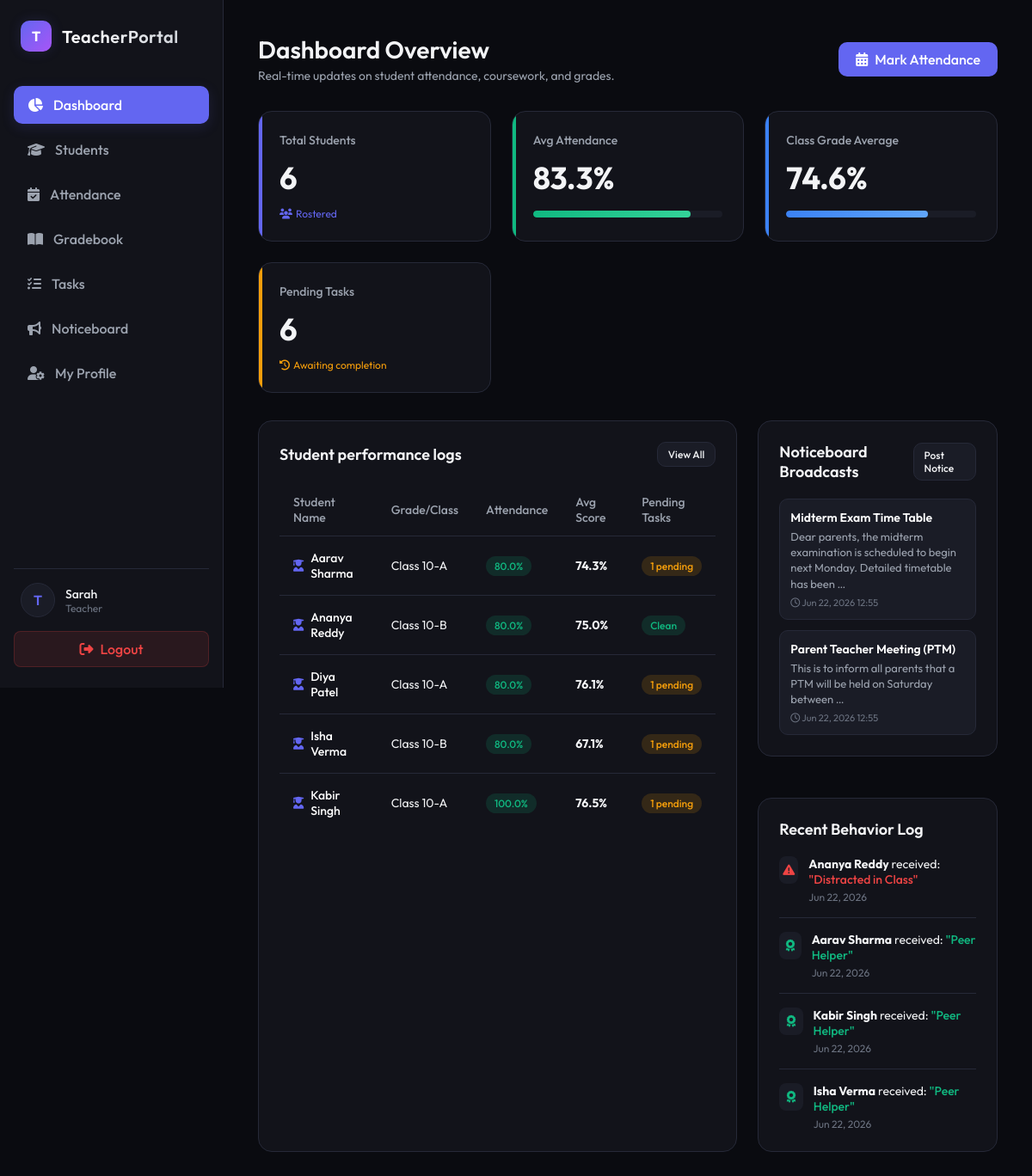
The page /dashboard/ (signed in) on the database its author committed.
### core/models.py (models this page shows, shortened)
class Student(models.Model):
    teacher = models.ForeignKey(User, on_delete=models.CASCADE, related_name='students')
    name = models.CharField(max_length=100)
    roll_number = models.CharField(max_length=20)
    grade = models.CharField(max_length=50, verbose_name="Class/Grade")
    email = models.EmailField(blank=True, null=True)
    guardian_name = models.CharField(max_length=100, blank=True, null=True)
    guardian_phone = models.CharField(max_length=20, blank=True, null=True)
    created_at = models.DateTimeField(auto_now_add=True)
    class Meta:
        ordering = ['name']
        unique_together = ('teacher', 'roll_number')

class Notice(models.Model):
    teacher = models.ForeignKey(User, on_delete=models.CASCADE, related_name='notices')
    title = models.CharField(max_length=200)
    content = models.TextField()
    created_at = models.DateTimeField(auto_now_add=True)
    class Meta:
        ordering = ['-created_at']

class BehaviorRemark(models.Model):
    TYPE_CHOICES = [
        ('POSITIVE', 'Positive Badge'),
        ('WARNING', 'Disciplinary Warning'),
    ]
    student = models.ForeignKey(Student, on_delete=models.CASCADE, related_name='behavior_remarks')
    type = models.CharField(max_length=15, choices=TYPE_CHOICES)
    title = models.CharField(max_length=100) # e.g. "Star Student", "Distracted in Class"
    description = models.TextField(blank=True, null=True)
    created_at = models.DateTimeField(auto_now_add=True)
    class Meta:
        ordering = ['-created_at']

### core/views.py (the view)
# urls.py: path('dashboard/', views.web_dashboard, name='dashboard'),
@login_required
def web_dashboard(request):
    teacher = request.user
    if request.user.is_superuser or request.user.is_staff:
        students = Student.objects.all()
        tasks = Task.objects.all()
        notices = Notice.objects.all()
        remarks = BehaviorRemark.objects.all()
    else:
        students = Student.objects.filter(teacher=teacher)
        tasks = Task.objects.filter(student__teacher=teacher)
        notices = Notice.objects.filter(teacher=teacher)
        remarks = BehaviorRemark.objects.filter(student__teacher=teacher)
    total_students = students.count()
    total_tasks = tasks.count()
    completed_tasks = tasks.filter(status='COMPLETED').count()
    pending_tasks = tasks.filter(status='PENDING').count()
    completion_rate = 0
    if total_tasks > 0:
        completion_rate = round((completed_tasks / total_tasks) * 100)
    student_stats = []
    total_att_sum = 0
    graded_count = 0
    total_grd_sum = 0
    for s in students:
        s_att_count = s.attendances.count()
        s_att_pct = 100.0
        if s_att_count > 0:
            s_present = s.attendances.filter(status__in=['PRESENT', 'LATE']).count()
            s_att_pct = (s_present / s_att_count) * 100.0
        total_att_sum += s_att_pct
        s_grades = s.grades.all()
        s_grd_pct = 0.0
        if s_grades.exists():
            s_grd_pct = sum(g.percentage for g in s_grades) / s_grades.count()
            total_grd_sum += s_grd_pct
            graded_count += 1
        student_stats.append({
            'student': s,
            'attendance': round(s_att_pct, 1),
            'grade': round(s_grd_pct, 1) if s_grades.exists() else None,
            'pending_tasks': s.tasks.filter(status='PENDING').count(),
            'total_tasks': s.tasks.count()
        })
    avg_attendance = round(total_att_sum / total_students, 1) if total_students > 0 else 100.0
    avg_grade = round(total_grd_sum / graded_count, 1) if graded_count > 0 else 0.0
    context = {
        'total_students': total_students,
        'total_tasks': total_tasks,
        'completed_tasks': completed_tasks,
        'pending_tasks': pending_tasks,
        'completion_rate': completion_rate,
        'avg_attendance': avg_attendance,
        'avg_grade': avg_grade,
        'student_stats': student_stats[:5],
        'recent_notices': notices[:3],
        'recent_remarks': remarks[:5],
        'active_tab': 'dashboard',
    }
    return render(request, 'core/dashboard.html', context)

### core/models.py (called while the page is built)
    @property
    def percentage(self):
        if self.max_marks > 0:
            return round((self.marks_obtained / self.max_marks) * 100, 1)
        return 0.0

### core/templates/core/dashboard.html (shortened to what this page needs)
{% extends 'core/base.html' %}
{% block content %}
<div class="header">
    <div class="header-title">
        <h1>Dashboard Overview</h1>
        <p>Real-time updates on student attendance, coursework, and grades.</p>
    </div>
    <div class="header-actions">
        <a href="{% url 'attendance' %}" class="btn btn-primary">
            <i class="fa-solid fa-calendar-days"></i> Mark Attendance
        </a>
    </div>
</div>
<section class="metrics-grid">
    <div class="metric-card">
        <span class="metric-label">Total Students</span>
        <span class="metric-value">{{ total_students }}</span>
        <span class="metric-trend" style="color: var(--primary)">
            <i class="fa-solid fa-users"></i> Rostered
        </span>
    </div>
    <div class="metric-card success" style="--success: #10b981; --success-glow: rgba(16, 185, 129, 0.15)">
        <span class="metric-label">Avg Attendance</span>
        <span class="metric-value">{{ avg_attendance }}%</span>
        <div style="background-color: var(--bg-tertiary); height: 8px; border-radius: 4px; overflow: hidden; margin-top: 4px;">
            <div style="width: {{ avg_attendance }}%; height: 100%; background: linear-gradient(to right, var(--success), #34d399); border-radius: 4px;"></div>
        </div>
    </div>
    <div class="metric-card" style="--primary: #3b82f6; --primary-glow: rgba(59, 130, 246, 0.15)">
        <span class="metric-label">Class Grade Average</span>
        <span class="metric-value">{{ avg_grade }}%</span>
        <div style="background-color: var(--bg-tertiary); height: 8px; border-radius: 4px; overflow: hidden; margin-top: 4px;">
            <div style="width: {{ avg_grade }}%; height: 100%; background: linear-gradient(to right, var(--primary), #60a5fa); border-radius: 4px;"></div>
        </div>
    </div>
    <div class="metric-card warning">
        <span class="metric-label">Pending Tasks</span>
        <span class="metric-value">{{ pending_tasks }}</span>
        <span class="metric-trend" style="color: var(--warning)">
            <i class="fa-solid fa-clock-rotate-left"></i> Awaiting completion
        </span>
    </div>
</section>
<div class="dashboard-layout">
    <div class="panel">
        <div class="panel-header">
            <h2 class="panel-title">Student performance logs</h2>
            <a href="{% url 'students' %}" class="btn btn-secondary" style="font-size: 12px; padding: 6px 12px;">
                View All
            </a>
        </div>
        <div class="table-container">
            <table>
                <thead>
                    <tr>
                        <th>Student Name</th>
                        <th>Grade/Class</th>
                        <th>Attendance</th>
                        <th>Avg Score</th>
                        <th>Pending Tasks</th>
                    </tr>
                </thead>
                <tbody>
                    {% for stats in student_stats %}
                    <tr>
                        <td>
                            <a href="{% url 'student_detail' stats.student.id %}" style="color: white; font-weight: 500; text-decoration: none; display: flex; align-items: center; gap: 8px;">
                                <i class="fa-solid fa-user-graduate" style="color: var(--primary);"></i>
                                {{ stats.student.name }}
                            </a>
                        </td>
                        <td>{{ stats.student.grade }}</td>
                        <td>
                            <span class="badge {% if stats.attendance < 75 %}badge-pending{% else %}badge-completed{% endif %}">
                                {{ stats.attendance }}%
                            </span>
                        </td>
                        <td>
                            {% if stats.grade is not null %}
                                <strong>{{ stats.grade }}%</strong>
                            {% else %}
                                <span style="color: var(--text-muted);">No tests</span>
                            {% endif %}
                        </td>
                        <td>
                            {% if stats.pending_tasks > 0 %}
                                <span class="badge badge-pending">{{ stats.pending_tasks }} pending</span>
                            {% else %}
                                <span class="badge badge-completed">Clean</span>
                            {% endif %}
                        </td>
                    </tr>
                    {% endfor %}
                </tbody>
            </table>
        </div>
    </div>
    <div style="display: flex; flex-direction: column; gap: 24px;">
        <div class="panel">
            <div class="panel-header">
                <h2 class="panel-title">Noticeboard Broadcasts</h2>
                <a href="{% url 'notices' %}" class="btn btn-secondary" style="font-size: 12px; padding: 6px 12px;">
                    Post Notice
                </a>
            </div>
            <div style="display: flex; flex-direction: column; gap: 12px;">
                {% for notice in recent_notices %}
                <div style="padding: 12px; background-color: var(--bg-tertiary); border: 1px solid var(--border-color); border-radius: 10px;">
                    <div style="font-weight: 600; font-size: 14px; margin-bottom: 4px; color: white;">{{ notice.title }}</div>
                    <div style="font-size: 13px; color: var(--text-secondary); margin-bottom: 6px; line-height: 1.4;">
                        {{ notice.content|truncatewords:15 }}
                    </div>
                    <div style="font-size: 11px; color: var(--text-muted);">
                        <i class="fa-regular fa-clock"></i> {{ notice.created_at|date:"M d, Y H:i" }}
                    </div>
                </div>
                {% empty %}
                <div style="text-align: center; color: var(--text-secondary); padding: 20px 0; font-size: 13px;">
                    <i class="fa-solid fa-bullhorn" style="font-size: 20px; color: var(--text-muted); margin-bottom: 6px; display: block;"></i>
                    No class circulars broadcasted yet.
                </div>
                {% endfor %}
            </div>
        </div>
        <div class="panel">
            <div class="panel-header">
                <h2 class="panel-title">Recent Behavior Log</h2>
            </div>
            <div class="activity-list">
                {% for remark in recent_remarks %}
                <div class="activity-item">
                    <div class="activity-icon" style="color: {% if remark.type == 'POSITIVE' %}var(--success){% else %}var(--danger){% endif %};">
                        {% if remark.type == 'POSITIVE' %}
                            <i class="fa-solid fa-award"></i>
                        {% else %}
                            <i class="fa-solid fa-triangle-exclamation"></i>
                        {% endif %}
                    </div>
                    <div class="activity-details">
                        <div class="activity-text">
                            <strong>{{ remark.student.name }}</strong> received:
                            <span style="color: {% if remark.type == 'POSITIVE' %}var(--success){% else %}var(--danger){% endif %}; font-weight: 500;">
                                "{{ remark.title }}"
                            </span>
                        </div>
                        <div class="activity-time">
                            {{ remark.created_at|date:"M d, Y" }}
                        </div>
                    </div>
                </div>
                {% empty %}
                <div style="text-align: center; color: var(--text-secondary); padding: 20px 0; font-size: 13px;">
                    <i class="fa-solid fa-award" style="font-size: 20px; color: var(--text-muted); margin-bottom: 6px; display: block;"></i>
                    No conduct feedback logged yet.
                </div>
                {% endfor %}
            </div>
        </div>
    </div>
</div>
{% endblock %}

### core/templates/core/base.html (shortened to what this page needs)
{% load static %}
<!DOCTYPE html>
<html lang="en">
<head>
    <link rel="stylesheet" href="{% static 'css/styles.css' %}?v={% now 'U' %}">
    <link rel="stylesheet" href="https://cdnjs.cloudflare.com/ajax/libs/font-awesome/6.4.0/css/all.min.css">
</head>
<body>
    {% if user.is_authenticated %}
    <aside class="sidebar">
        <div class="logo-container">
            <div class="logo-icon">T</div>
            <div class="logo-text">TeacherPortal</div>
        </div>
        <ul class="nav-links">
            <li class="nav-item {% if active_tab == 'dashboard' %}active{% endif %}">
                <a href="{% url 'dashboard' %}">
                    <i class="fa-solid fa-chart-pie"></i>
                    <span>Dashboard</span>
                </a>
            </li>
            <li class="nav-item {% if active_tab == 'students' %}active{% endif %}">
                <a href="{% url 'students' %}">
                    <i class="fa-solid fa-graduation-cap"></i>
                    <span>Students</span>
                </a>
            </li>
            {% if not user.is_superuser and not user.is_staff %}
            <li class="nav-item {% if active_tab == 'attendance' %}active{% endif %}">
                <a href="{% url 'attendance' %}">
                    <i class="fa-solid fa-calendar-check"></i>
                    <span>Attendance</span>
                </a>
            </li>
            <li class="nav-item {% if active_tab == 'gradebook' %}active{% endif %}">
                <a href="{% url 'gradebook' %}">
                    <i class="fa-solid fa-book-open"></i>
                    <span>Gradebook</span>
                </a>
            </li>
            <li class="nav-item {% if active_tab == 'tasks' %}active{% endif %}">
                <a href="{% url 'tasks' %}">
                    <i class="fa-solid fa-list-check"></i>
                    <span>Tasks</span>
                </a>
            </li>
            {% endif %}
            <li class="nav-item {% if active_tab == 'notices' %}active{% endif %}">
                <a href="{% url 'notices' %}">
                    <i class="fa-solid fa-bullhorn"></i>
                    <span>Noticeboard</span>
                </a>
            </li>
            {% if not user.is_superuser and not user.is_staff %}
            <li class="nav-item {% if active_tab == 'profile' %}active{% endif %}">
                <a href="{% url 'web_profile' %}">
                    <i class="fa-solid fa-user-gear"></i>
                    <span>My Profile</span>
                </a>
            </li>
            {% endif %}
        </ul>
        <div class="sidebar-footer">
            <div class="user-profile">
                <div class="user-avatar">
                    {{ user.username|slice:":1"|upper }}
                </div>
                <div class="user-info">
                    <div class="user-name">{{ user.first_name|default:user.username }}</div>
                    <div class="user-role">{% if user.is_superuser or user.is_staff %}Super Admin{% else %}Teacher{% endif %}</div>
                </div>
            </div>
            <a href="{% url 'logout' %}" class="logout-btn">
                <i class="fa-solid fa-right-from-bracket"></i>
                <span>Logout</span>
            </a>
        </div>
    </aside>
    {% endif %}
    <main class="main-content" style="{% if not user.is_authenticated %}margin-left: 0; max-width: 100vw; display: flex; align-items: center; justify-content: center; padding: 20px;{% endif %}">
        {% block content %}{% endblock %}
    </main>
</body>
</html>

### rows shown on the page
Student: student.name "Aarav Sharma", student.grade "Class 10-A", attendance "80.0", grade "74.3", pending_tasks "1"
Student: student.name "Ananya Reddy", student.grade "Class 10-B", attendance "80.0", grade "75.0", shows "Clean"
Student: student.name "Diya Patel", student.grade "Class 10-A", attendance "80.0", grade "76.1", pending_tasks "1"
Student: student.name "Isha Verma", student.grade "Class 10-B", attendance "80.0", grade "67.1", pending_tasks "1"
Student: student.name "Kabir Singh", student.grade "Class 10-A", attendance "100.0", grade "76.5", pending_tasks "1"
Notice: title "Midterm Exam Time Table", content "Dear parents, the midterm examination is scheduled to begin next Monday. Detailed timetable has been …", created_at "Jun 22, 2026 12:55"
Notice: title "Parent Teacher Meeting (PTM)", content "This is to inform all parents that a PTM will be held on Saturday between …", created_at "Jun 22, 2026 12:55"
BehaviorRemark: type "WARNING" (drawn), student.name "Ananya Reddy", title "Distracted in Class", created_at "Jun 22, 2026"
BehaviorRemark: type "POSITIVE" (drawn), student.name "Aarav Sharma", title "Peer Helper", created_at "Jun 22, 2026"
BehaviorRemark: type "POSITIVE" (drawn), student.name "Kabir Singh", title "Peer Helper", created_at "Jun 22, 2026"
BehaviorRemark: type "POSITIVE" (drawn), student.name "Isha Verma", title "Peer Helper", created_at "Jun 22, 2026"

### other values the page prints
{{ user.username|slice:":1"|upper }} "T"
{{ user.first_name|default:user.username }} "Sarah"
{{ total_students }} "6"
{{ avg_attendance }} "83.3"
{{ avg_grade }} "74.6"
{{ pending_tasks }} "6"
